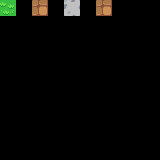

A 2D game scene composited from a Tiled map and its tileset images. What follows is a short description and the map's XML, with every tile layer's data as written:
An orthogonal 10x10 tile map with 16x16 px tiles, 8 tile layers (regions, input_Ground, input_Upper, output1_Random, ...).

<map version="1.0" tiledversion="1.0.3" orientation="orthogonal" renderorder="right-down" width="10" height="10" tilewidth="16" tileheight="16" nextobjectid="1">
 <tileset firstgid="1" source="Overworld.tsx" />
 <layer name="regions" width="10" height="10">
  <data encoding="csv">
1,0,736,0,497,0,736,0,0,0,
0,0,0,0,0,0,0,0,0,0,
0,0,0,0,0,0,0,0,0,0,
0,0,0,0,0,0,0,0,0,0,
0,0,0,0,0,0,0,0,0,0,
0,0,0,0,0,0,0,0,0,0,
0,0,0,0,0,0,0,0,0,0,
0,0,0,0,0,0,0,0,0,0,
0,0,0,0,0,0,0,0,0,0,
0,0,0,0,0,0,0,0,0,0
</data>
 </layer>
 <layer name="input_Ground" width="10" height="10">
  <data encoding="csv">
1,0,0,0,0,0,0,0,0,0,
0,0,0,0,0,0,0,0,0,0,
0,0,0,0,0,0,0,0,0,0,
0,0,0,0,0,0,0,0,0,0,
0,0,0,0,0,0,0,0,0,0,
0,0,0,0,0,0,0,0,0,0,
0,0,0,0,0,0,0,0,0,0,
0,0,0,0,0,0,0,0,0,0,
0,0,0,0,0,0,0,0,0,0,
0,0,0,0,0,0,0,0,0,0
</data>
 </layer>
 <layer name="input_Upper" width="10" height="10">
  <data encoding="csv">
0,0,540,0,497,0,736,0,0,0,
0,0,0,0,0,0,0,0,0,0,
0,0,0,0,0,0,0,0,0,0,
0,0,0,0,0,0,0,0,0,0,
0,0,0,0,0,0,0,0,0,0,
0,0,0,0,0,0,0,0,0,0,
0,0,0,0,0,0,0,0,0,0,
0,0,0,0,0,0,0,0,0,0,
0,0,0,0,0,0,0,0,0,0,
0,0,0,0,0,0,0,0,0,0
</data>
 </layer>
 <layer name="output1_Random" width="10" height="10">
  <data encoding="csv">
1,0,736,0,497,0,736,0,0,0,
0,0,0,0,0,0,0,0,0,0,
0,0,0,0,0,0,0,0,0,0,
0,0,0,0,0,0,0,0,0,0,
0,0,0,0,0,0,0,0,0,0,
0,0,0,0,0,0,0,0,0,0,
0,0,0,0,0,0,0,0,0,0,
0,0,0,0,0,0,0,0,0,0,
0,0,0,0,0,0,0,0,0,0,
0,0,0,0,0,0,0,0,0,0
</data>
 </layer>
 <layer name="output2_Random" width="10" height="10">
  <data encoding="csv">
366,0,655,0,497,0,655,0,0,0,
0,0,0,0,0,0,0,0,0,0,
0,0,0,0,0,0,0,0,0,0,
0,0,0,0,0,0,0,0,0,0,
0,0,0,0,0,0,0,0,0,0,
0,0,0,0,0,0,0,0,0,0,
0,0,0,0,0,0,0,0,0,0,
0,0,0,0,0,0,0,0,0,0,
0,0,0,0,0,0,0,0,0,0,
0,0,0,0,0,0,0,0,0,0
</data>
 </layer>
 <layer name="output3_Random" width="10" height="10">
  <data encoding="csv">
406,0,615,0,497,0,615,0,0,0,
0,0,0,0,0,0,0,0,0,0,
0,0,0,0,0,0,0,0,0,0,
0,0,0,0,0,0,0,0,0,0,
0,0,0,0,0,0,0,0,0,0,
0,0,0,0,0,0,0,0,0,0,
0,0,0,0,0,0,0,0,0,0,
0,0,0,0,0,0,0,0,0,0,
0,0,0,0,0,0,0,0,0,0,
0,0,0,0,0,0,0,0,0,0
</data>
 </layer>
 <layer name="output4_Random" width="10" height="10">
  <data encoding="csv">
368,0,614,0,455,0,614,0,0,0,
0,0,0,0,0,0,0,0,0,0,
0,0,0,0,0,0,0,0,0,0,
0,0,0,0,0,0,0,0,0,0,
0,0,0,0,0,0,0,0,0,0,
0,0,0,0,0,0,0,0,0,0,
0,0,0,0,0,0,0,0,0,0,
0,0,0,0,0,0,0,0,0,0,
0,0,0,0,0,0,0,0,0,0,
0,0,0,0,0,0,0,0,0,0
</data>
 </layer>
 <layer name="output5_Random" width="10" height="10">
  <data encoding="csv">
408,0,654,0,495,0,654,0,0,0,
0,0,0,0,0,0,0,0,0,0,
0,0,0,0,0,0,0,0,0,0,
0,0,0,0,0,0,0,0,0,0,
0,0,0,0,0,0,0,0,0,0,
0,0,0,0,0,0,0,0,0,0,
0,0,0,0,0,0,0,0,0,0,
0,0,0,0,0,0,0,0,0,0,
0,0,0,0,0,0,0,0,0,0,
0,0,0,0,0,0,0,0,0,0
</data>
 </layer>
</map>
